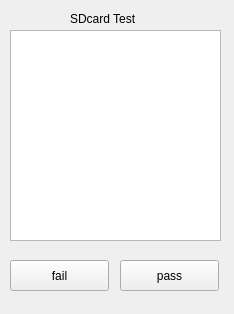
<?xml version="1.0" encoding="UTF-8"?>
<ui version="4.0">
 <class>SDcard</class>
 <widget class="QWidget" name="SDcard">
  <property name="geometry">
   <rect>
    <x>0</x>
    <y>0</y>
    <width>234</width>
    <height>314</height>
   </rect>
  </property>
  <property name="minimumSize">
   <size>
    <width>234</width>
    <height>314</height>
   </size>
  </property>
  <property name="maximumSize">
   <size>
    <width>234</width>
    <height>314</height>
   </size>
  </property>
  <property name="windowTitle">
   <string>Form</string>
  </property>
  <widget class="QPushButton" name="pass">
   <property name="geometry">
    <rect>
     <x>120</x>
     <y>260</y>
     <width>99</width>
     <height>31</height>
    </rect>
   </property>
   <property name="text">
    <string>pass</string>
   </property>
  </widget>
  <widget class="QPushButton" name="fail">
   <property name="geometry">
    <rect>
     <x>10</x>
     <y>260</y>
     <width>99</width>
     <height>31</height>
    </rect>
   </property>
   <property name="text">
    <string>fail</string>
   </property>
  </widget>
  <widget class="QLabel" name="label">
   <property name="geometry">
    <rect>
     <x>70</x>
     <y>10</y>
     <width>91</width>
     <height>17</height>
    </rect>
   </property>
   <property name="text">
    <string>SDcard Test</string>
   </property>
  </widget>
  <widget class="QTextEdit" name="textEdit">
   <property name="geometry">
    <rect>
     <x>10</x>
     <y>30</y>
     <width>211</width>
     <height>211</height>
    </rect>
   </property>
  </widget>
 </widget>
 <resources/>
 <connections/>
</ui>
